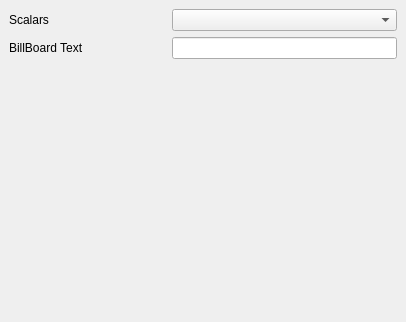
<ui version="4.0" >
 <class>Form</class>
 <widget class="QWidget" name="Form" >
  <property name="geometry" >
   <rect>
    <x>0</x>
    <y>0</y>
    <width>406</width>
    <height>322</height>
   </rect>
  </property>
  <property name="windowTitle" >
   <string>Form</string>
  </property>
  <layout class="QGridLayout" >
   <property name="margin" >
    <number>9</number>
   </property>
   <property name="spacing" >
    <number>6</number>
   </property>
   <item row="6" column="0" colspan="2" >
    <spacer>
     <property name="orientation" >
      <enum>Qt::Vertical</enum>
     </property>
     <property name="sizeHint" >
      <size>
       <width>20</width>
       <height>40</height>
      </size>
     </property>
    </spacer>
   </item>
   <item row="0" column="0" >
    <widget class="QLabel" name="label_2" >
     <property name="text" >
      <string>Scalars</string>
     </property>
    </widget>
   </item>
   <item row="0" column="1" >
    <widget class="QComboBox" name="SelectInputScalars" />
   </item>
   <item row="1" column="1" >
    <widget class="QLineEdit" name="Format" />
   </item>
   <item row="1" column="0" >
    <widget class="QLabel" name="label" >
     <property name="text" >
      <string>BillBoard Text                         </string>
     </property>
    </widget>
   </item>
  </layout>
 </widget>
 <resources/>
 <connections/>
</ui>
